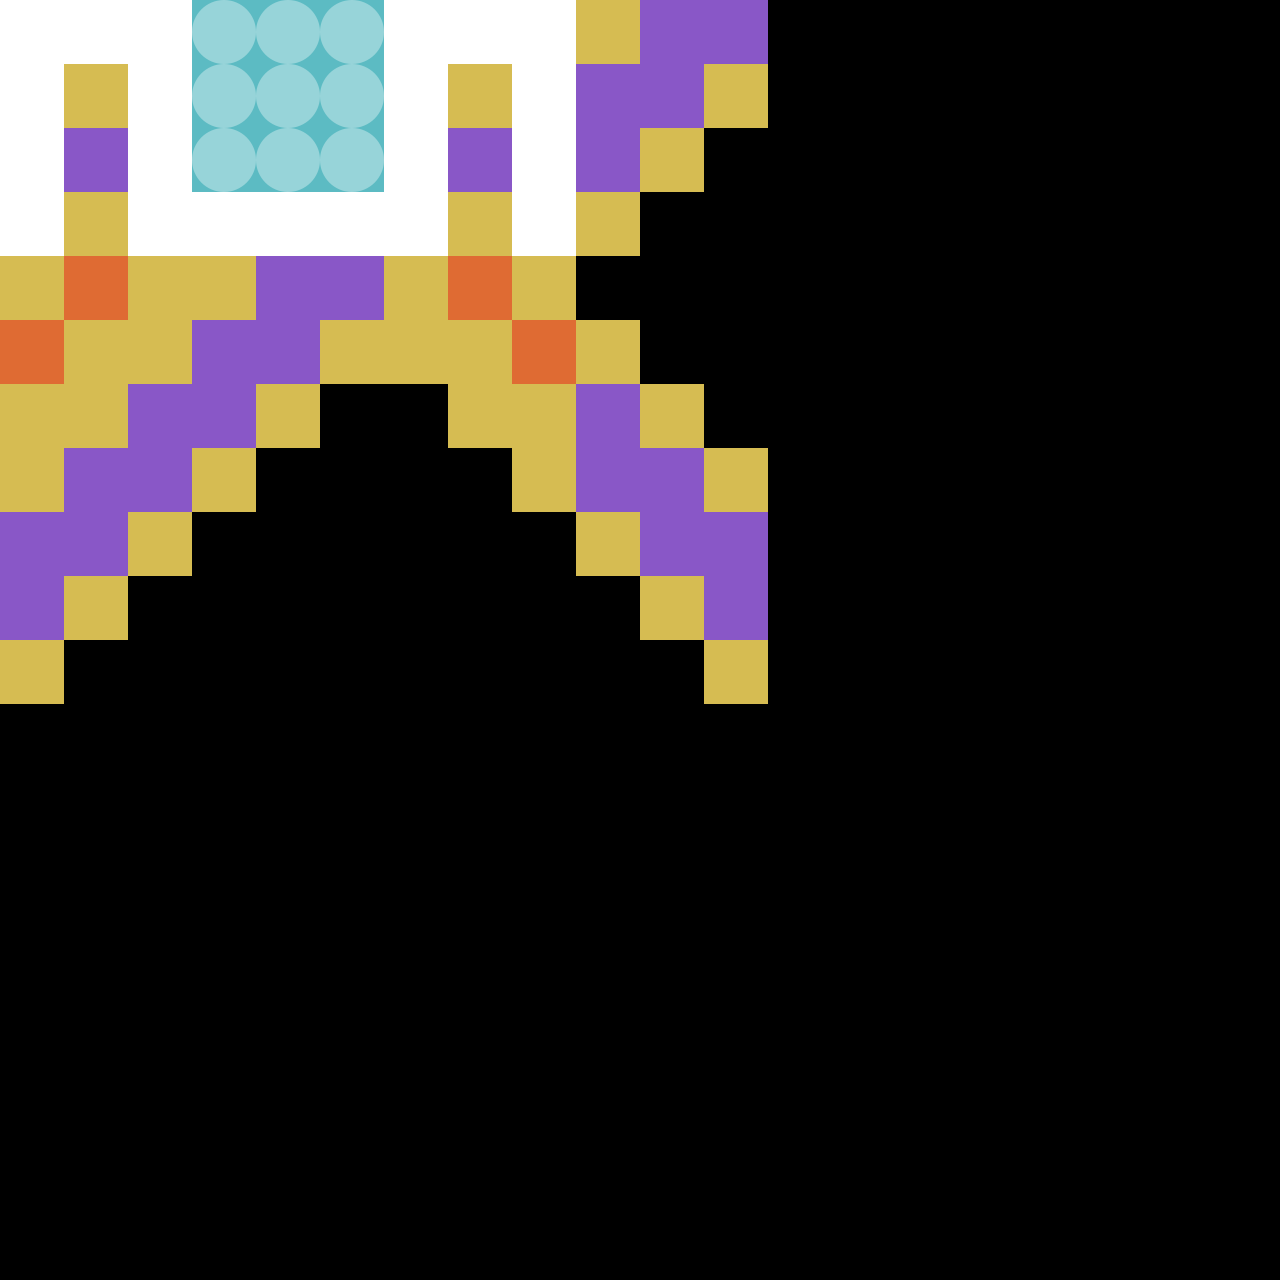

This is a level from a 2D game, rendered from its Tiled map with the project's own tilesets. A one-line summary and the complete map file follow:
An orthogonal 20x20 tile map with 64x64 px tiles, 10 tile layers (Shape1, Shape2, Shape3, Shape4, ...), 2 hidden layers not drawn, 2 tilesets.

<map version="1.8" tiledversion="1.8.1" orientation="orthogonal" renderorder="right-down" width="20" height="20" tilewidth="64" tileheight="64" infinite="0" nextlayerid="116" nextobjectid="1">
 <editorsettings>
  <export target="../../../www/data/how-to-play/shapes.json" format="json" />
 </editorsettings>
 <properties>
  <property name="coverID" type="int" value="14" />
  <property name="iconURL" value="" />
  <property name="sectionName" value="Shapes" />
 </properties>
 <tileset firstgid="1" source="../tilesets/spadersTileset.tsx" />
 <tileset firstgid="65" source="../tilesets/poke.tsx" />
 <layer id="71" name="Shape1" width="20" height="20">
  <properties>
   <property name="autoPlaceBlockers" type="int" value="2" />
   <property name="i" type="int" value="7" />
   <property name="j" type="int" value="6" />
   <property name="padding-bottom" type="int" value="2" />
   <property name="padding-left" type="int" value="1" />
   <property name="padding-right" type="int" value="1" />
   <property name="padding-top" type="int" value="0" />
   <property name="require" value="-1" />
   <property name="startI" type="int" value="0" />
   <property name="startJ" type="int" value="0" />
   <property name="tier" type="int" value="0" />
  </properties>
  <data encoding="csv">
0,1,1,1,1,1,0,0,0,0,0,0,0,0,0,0,0,0,0,0,
0,0,4,1,4,0,0,0,0,0,0,0,0,0,0,0,0,0,0,0,
0,0,4,1,4,0,0,0,0,0,0,0,0,0,0,0,0,0,0,0,
0,0,0,0,0,0,0,0,0,0,0,0,0,0,0,0,0,0,0,0,
0,0,0,0,0,0,0,0,0,0,0,0,0,0,0,0,0,0,0,0,
0,0,0,0,0,0,0,0,0,0,0,0,0,0,0,0,0,0,0,0,
0,0,0,0,0,0,0,0,0,0,0,0,0,0,0,0,0,0,0,0,
0,0,0,0,0,0,0,0,0,0,0,0,0,0,0,0,0,0,0,0,
0,0,0,0,0,0,0,0,0,0,0,0,0,0,0,0,0,0,0,0,
0,0,0,0,0,0,0,0,0,0,0,0,0,0,0,0,0,0,0,0,
0,0,0,0,0,0,0,0,0,0,0,0,0,0,0,0,0,0,0,0,
0,0,0,0,0,0,0,0,0,0,0,0,0,0,0,0,0,0,0,0,
0,0,0,0,0,0,0,0,0,0,0,0,0,0,0,0,0,0,0,0,
0,0,0,0,0,0,0,0,0,0,0,0,0,0,0,0,0,0,0,0,
0,0,0,0,0,0,0,0,0,0,0,0,0,0,0,0,0,0,0,0,
0,0,0,0,0,0,0,0,0,0,0,0,0,0,0,0,0,0,0,0,
0,0,0,0,0,0,0,0,0,0,0,0,0,0,0,0,0,0,0,0,
0,0,0,0,0,0,0,0,0,0,0,0,0,0,0,0,0,0,0,0,
0,0,0,0,0,0,0,0,0,0,0,0,0,0,0,0,0,0,0,0,
0,0,0,0,0,0,0,0,0,0,0,0,0,0,0,0,0,0,0,0
</data>
 </layer>
 <layer id="72" name="Shape2" width="20" height="20">
  <properties>
   <property name="autoPlaceBlockers" type="int" value="2" />
   <property name="i" type="int" value="5" />
   <property name="j" type="int" value="6" />
   <property name="padding-bottom" type="int" value="2" />
   <property name="padding-left" type="int" value="1" />
   <property name="padding-right" type="int" value="1" />
   <property name="padding-top" type="int" value="0" />
   <property name="require" value="0" />
   <property name="startI" type="int" value="0" />
   <property name="startJ" type="int" value="0" />
   <property name="tier" type="int" value="0" />
  </properties>
  <data encoding="csv">
0,0,1,0,0,0,0,0,0,0,0,0,0,0,0,0,0,0,0,0,
0,1,2,1,0,0,0,0,0,0,0,0,0,0,0,0,0,0,0,0,
1,2,3,2,1,0,0,0,0,0,0,0,0,0,0,0,0,0,0,0,
0,1,2,1,0,0,0,0,0,0,0,0,0,0,0,0,0,0,0,0,
0,0,1,0,0,0,0,0,0,0,0,0,0,0,0,0,0,0,0,0,
0,0,0,0,0,0,0,0,0,0,0,0,0,0,0,0,0,0,0,0,
0,0,0,0,0,0,0,0,0,0,0,0,0,0,0,0,0,0,0,0,
0,0,0,0,0,0,0,0,0,0,0,0,0,0,0,0,0,0,0,0,
0,0,0,0,0,0,0,0,0,0,0,0,0,0,0,0,0,0,0,0,
0,0,0,0,0,0,0,0,0,0,0,0,0,0,0,0,0,0,0,0,
0,0,0,0,0,0,0,0,0,0,0,0,0,0,0,0,0,0,0,0,
0,0,0,0,0,0,0,0,0,0,0,0,0,0,0,0,0,0,0,0,
0,0,0,0,0,0,0,0,0,0,0,0,0,0,0,0,0,0,0,0,
0,0,0,0,0,0,0,0,0,0,0,0,0,0,0,0,0,0,0,0,
0,0,0,0,0,0,0,0,0,0,0,0,0,0,0,0,0,0,0,0,
0,0,0,0,0,0,0,0,0,0,0,0,0,0,0,0,0,0,0,0,
0,0,0,0,0,0,0,0,0,0,0,0,0,0,0,0,0,0,0,0,
0,0,0,0,0,0,0,0,0,0,0,0,0,0,0,0,0,0,0,0,
0,0,0,0,0,0,0,0,0,0,0,0,0,0,0,0,0,0,0,0,
0,0,0,0,0,0,0,0,0,0,0,0,0,0,0,0,0,0,0,0
</data>
 </layer>
 <layer id="115" name="Copy of Shape2" width="20" height="20" visible="0">
  <properties>
   <property name="autoPlaceBlockers" type="int" value="2" />
   <property name="i" type="int" value="5" />
   <property name="j" type="int" value="6" />
   <property name="padding-bottom" type="int" value="3" />
   <property name="padding-left" type="int" value="0" />
   <property name="padding-right" type="int" value="0" />
   <property name="padding-top" type="int" value="0" />
   <property name="require" value="0" />
   <property name="startI" type="int" value="0" />
   <property name="startJ" type="int" value="0" />
   <property name="tier" type="int" value="0" />
  </properties>
  <data encoding="csv">
1,1,1,1,1,0,0,0,0,0,0,0,0,0,0,0,0,0,0,0,
0,1,2,1,1,0,0,0,0,0,0,0,0,0,0,0,0,0,0,0,
1,2,3,2,1,0,0,0,0,0,0,0,0,0,0,0,0,0,0,0,
1,1,1,1,1,0,0,0,0,0,0,0,0,0,0,0,0,0,0,0,
0,0,1,0,0,0,0,0,0,0,0,0,0,0,0,0,0,0,0,0,
0,0,0,0,0,0,0,0,0,0,0,0,0,0,0,0,0,0,0,0,
0,0,0,0,0,0,0,0,0,0,0,0,0,0,0,0,0,0,0,0,
0,0,0,0,0,0,0,0,0,0,0,0,0,0,0,0,0,0,0,0,
0,0,0,0,0,0,0,0,0,0,0,0,0,0,0,0,0,0,0,0,
0,0,0,0,0,0,0,0,0,0,0,0,0,0,0,0,0,0,0,0,
0,0,0,0,0,0,0,0,0,0,0,0,0,0,0,0,0,0,0,0,
0,0,0,0,0,0,0,0,0,0,0,0,0,0,0,0,0,0,0,0,
0,0,0,0,0,0,0,0,0,0,0,0,0,0,0,0,0,0,0,0,
0,0,0,0,0,0,0,0,0,0,0,0,0,0,0,0,0,0,0,0,
0,0,0,0,0,0,0,0,0,0,0,0,0,0,0,0,0,0,0,0,
0,0,0,0,0,0,0,0,0,0,0,0,0,0,0,0,0,0,0,0,
0,0,0,0,0,0,0,0,0,0,0,0,0,0,0,0,0,0,0,0,
0,0,0,0,0,0,0,0,0,0,0,0,0,0,0,0,0,0,0,0,
0,0,0,0,0,0,0,0,0,0,0,0,0,0,0,0,0,0,0,0,
0,0,0,0,0,0,0,0,0,0,0,0,0,0,0,0,0,0,0,0
</data>
 </layer>
 <layer id="114" name="_ADDON" width="20" height="20" visible="0">
  <properties>
   <property name="autoPlaceBlockers" type="int" value="2" />
   <property name="i" type="int" value="6" />
   <property name="j" type="int" value="9" />
   <property name="padding-bottom" type="int" value="3" />
   <property name="padding-left" type="int" value="0" />
   <property name="padding-right" type="int" value="0" />
   <property name="padding-top" type="int" value="0" />
   <property name="startI" type="int" value="0" />
   <property name="startJ" type="int" value="0" />
   <property name="tier" type="int" value="0" />
  </properties>
  <data encoding="csv">
0,0,37,36,0,0,0,0,0,0,0,0,0,0,0,0,0,0,0,0,
0,0,0,0,48,0,0,0,0,0,0,0,0,0,0,0,0,0,0,0,
0,0,0,38,0,0,0,0,0,0,0,0,0,0,0,0,0,0,0,0,
0,39,0,0,0,0,0,0,0,0,0,0,0,0,0,0,0,0,0,0,
0,0,0,0,0,0,0,0,0,0,0,0,0,0,0,0,0,0,0,0,
0,0,0,0,0,0,0,0,0,0,0,0,0,0,0,0,0,0,0,0,
0,0,0,0,0,0,0,0,0,0,0,0,0,0,0,0,0,0,0,0,
0,0,0,0,0,0,0,0,0,0,0,0,0,0,0,0,0,0,0,0,
0,0,0,0,0,0,0,0,0,0,0,0,0,0,0,0,0,0,0,0,
0,0,0,0,0,0,0,0,0,0,0,0,0,0,0,0,0,0,0,0,
0,0,0,0,0,0,0,0,0,0,0,0,0,0,0,0,0,0,0,0,
0,0,0,0,0,0,0,0,0,0,0,0,0,0,0,0,0,0,0,0,
0,0,0,0,0,0,0,0,0,0,0,0,0,0,0,0,0,0,0,0,
0,0,0,0,0,0,0,0,0,0,0,0,0,0,0,0,0,0,0,0,
0,0,0,0,0,0,0,0,0,0,0,0,0,0,0,0,0,0,0,0,
0,0,0,0,0,0,0,0,0,0,0,0,0,0,0,0,0,0,0,0,
0,0,0,0,0,0,0,0,0,0,0,0,0,0,0,0,0,0,0,0,
0,0,0,0,0,0,0,0,0,0,0,0,0,0,0,0,0,0,0,0,
0,0,0,0,0,0,0,0,0,0,0,0,0,0,0,0,0,0,0,0,
0,0,0,0,0,0,0,0,0,0,0,0,0,0,0,0,0,0,0,0
</data>
 </layer>
 <layer id="73" name="Shape3" width="20" height="20">
  <properties>
   <property name="autoPlaceBlockers" type="int" value="2" />
   <property name="i" type="int" value="5" />
   <property name="j" type="int" value="6" />
   <property name="padding-bottom" type="int" value="2" />
   <property name="padding-left" type="int" value="1" />
   <property name="padding-right" type="int" value="1" />
   <property name="padding-top" type="int" value="0" />
   <property name="require" value="1" />
   <property name="startI" type="int" value="0" />
   <property name="startJ" type="int" value="0" />
   <property name="tier" type="int" value="0" />
  </properties>
  <data encoding="csv">
5,5,5,5,5,0,0,0,0,0,0,0,0,0,0,0,0,0,0,0,
0,4,5,4,0,0,0,0,0,0,0,0,0,0,0,0,0,0,0,0,
6,4,0,4,6,0,0,0,0,0,0,0,0,0,0,0,0,0,0,0,
0,4,0,4,0,0,0,0,0,0,0,0,0,0,0,0,0,0,0,0,
0,0,0,0,0,0,0,0,0,0,0,0,0,0,0,0,0,0,0,0,
0,0,0,0,0,0,0,0,0,0,0,0,0,0,0,0,0,0,0,0,
0,0,0,0,0,0,0,0,0,0,0,0,0,0,0,0,0,0,0,0,
0,0,0,0,0,0,0,0,0,0,0,0,0,0,0,0,0,0,0,0,
0,0,0,0,0,0,0,0,0,0,0,0,0,0,0,0,0,0,0,0,
0,0,0,0,0,0,0,0,0,0,0,0,0,0,0,0,0,0,0,0,
0,0,0,0,0,0,0,0,0,0,0,0,0,0,0,0,0,0,0,0,
0,0,0,0,0,0,0,0,0,0,0,0,0,0,0,0,0,0,0,0,
0,0,0,0,0,0,0,0,0,0,0,0,0,0,0,0,0,0,0,0,
0,0,0,0,0,0,0,0,0,0,0,0,0,0,0,0,0,0,0,0,
0,0,0,0,0,0,0,0,0,0,0,0,0,0,0,0,0,0,0,0,
0,0,0,0,0,0,0,0,0,0,0,0,0,0,0,0,0,0,0,0,
0,0,0,0,0,0,0,0,0,0,0,0,0,0,0,0,0,0,0,0,
0,0,0,0,0,0,0,0,0,0,0,0,0,0,0,0,0,0,0,0,
0,0,0,0,0,0,0,0,0,0,0,0,0,0,0,0,0,0,0,0,
0,0,0,0,0,0,0,0,0,0,0,0,0,0,0,0,0,0,0,0
</data>
 </layer>
 <layer id="74" name="Shape4" width="20" height="20">
  <properties>
   <property name="autoPlaceBlockers" type="int" value="2" />
   <property name="i" type="int" value="5" />
   <property name="j" type="int" value="6" />
   <property name="padding-bottom" type="int" value="2" />
   <property name="padding-left" type="int" value="1" />
   <property name="padding-right" type="int" value="1" />
   <property name="padding-top" type="int" value="0" />
   <property name="require" value="1" />
   <property name="startI" type="int" value="0" />
   <property name="startJ" type="int" value="0" />
   <property name="tier" type="int" value="0" />
  </properties>
  <data encoding="csv">
0,0,3,0,0,0,0,0,0,0,0,0,0,0,0,0,0,0,0,0,
0,4,3,4,0,0,0,0,0,0,0,0,0,0,0,0,0,0,0,0,
0,4,10,4,0,0,0,0,0,0,0,0,0,0,0,0,0,0,0,0,
4,4,3,4,4,0,0,0,0,0,0,0,0,0,0,0,0,0,0,0,
4,0,3,0,4,0,0,0,0,0,0,0,0,0,0,0,0,0,0,0,
4,0,0,0,4,0,0,0,0,0,0,0,0,0,0,0,0,0,0,0,
0,0,0,0,0,0,0,0,0,0,0,0,0,0,0,0,0,0,0,0,
0,0,0,0,0,0,0,0,0,0,0,0,0,0,0,0,0,0,0,0,
0,0,0,0,0,0,0,0,0,0,0,0,0,0,0,0,0,0,0,0,
0,0,0,0,0,0,0,0,0,0,0,0,0,0,0,0,0,0,0,0,
0,0,0,0,0,0,0,0,0,0,0,0,0,0,0,0,0,0,0,0,
0,0,0,0,0,0,0,0,0,0,0,0,0,0,0,0,0,0,0,0,
0,0,0,0,0,0,0,0,0,0,0,0,0,0,0,0,0,0,0,0,
0,0,0,0,0,0,0,0,0,0,0,0,0,0,0,0,0,0,0,0,
0,0,0,0,0,0,0,0,0,0,0,0,0,0,0,0,0,0,0,0,
0,0,0,0,0,0,0,0,0,0,0,0,0,0,0,0,0,0,0,0,
0,0,0,0,0,0,0,0,0,0,0,0,0,0,0,0,0,0,0,0,
0,0,0,0,0,0,0,0,0,0,0,0,0,0,0,0,0,0,0,0,
0,0,0,0,0,0,0,0,0,0,0,0,0,0,0,0,0,0,0,0,
0,0,0,0,0,0,0,0,0,0,0,0,0,0,0,0,0,0,0,0
</data>
 </layer>
 <layer id="78" name="Shape5" width="20" height="20">
  <properties>
   <property name="autoPlaceBlockers" type="int" value="2" />
   <property name="i" type="int" value="7" />
   <property name="j" type="int" value="6" />
   <property name="padding-bottom" type="int" value="2" />
   <property name="padding-left" type="int" value="1" />
   <property name="padding-right" type="int" value="1" />
   <property name="padding-top" type="int" value="0" />
   <property name="require" value="3" />
   <property name="startI" type="int" value="0" />
   <property name="startJ" type="int" value="0" />
   <property name="tier" type="int" value="0" />
  </properties>
  <data encoding="csv">
6,6,6,9,6,6,6,0,0,0,0,0,0,0,0,0,0,0,0,0,
0,6,6,0,6,6,0,0,0,0,0,0,0,0,0,0,0,0,0,0,
0,6,10,0,10,6,0,0,0,0,0,0,0,0,0,0,0,0,0,0,
0,6,2,0,2,6,0,0,0,0,0,0,0,0,0,0,0,0,0,0,
0,0,2,2,2,0,0,0,0,0,0,0,0,0,0,0,0,0,0,0,
0,0,0,0,0,0,0,0,0,0,0,0,0,0,0,0,0,0,0,0,
0,0,0,0,0,0,0,0,0,0,0,0,0,0,0,0,0,0,0,0,
0,0,0,0,0,0,0,0,0,0,0,0,0,0,0,0,0,0,0,0,
0,0,0,0,0,0,0,0,0,0,0,0,0,0,0,0,0,0,0,0,
0,0,0,0,0,0,0,0,0,0,0,0,0,0,0,0,0,0,0,0,
0,0,0,0,0,0,0,0,0,0,0,0,0,0,0,0,0,0,0,0,
0,0,0,0,0,0,0,0,0,0,0,0,0,0,0,0,0,0,0,0,
0,0,0,0,0,0,0,0,0,0,0,0,0,0,0,0,0,0,0,0,
0,0,0,0,0,0,0,0,0,0,0,0,0,0,0,0,0,0,0,0,
0,0,0,0,0,0,0,0,0,0,0,0,0,0,0,0,0,0,0,0,
0,0,0,0,0,0,0,0,0,0,0,0,0,0,0,0,0,0,0,0,
0,0,0,0,0,0,0,0,0,0,0,0,0,0,0,0,0,0,0,0,
0,0,0,0,0,0,0,0,0,0,0,0,0,0,0,0,0,0,0,0,
0,0,0,0,0,0,0,0,0,0,0,0,0,0,0,0,0,0,0,0,
0,0,0,0,0,0,0,0,0,0,0,0,0,0,0,0,0,0,0,0
</data>
 </layer>
 <layer id="77" name="Shape6" width="20" height="20">
  <properties>
   <property name="autoPlaceBlockers" type="int" value="2" />
   <property name="i" type="int" value="6" />
   <property name="j" type="int" value="9" />
   <property name="padding-bottom" type="int" value="2" />
   <property name="padding-left" type="int" value="1" />
   <property name="padding-right" type="int" value="1" />
   <property name="padding-top" type="int" value="0" />
   <property name="require" value="2" />
   <property name="startI" type="int" value="0" />
   <property name="startJ" type="int" value="0" />
   <property name="tier" type="int" value="0" />
  </properties>
  <data encoding="csv">
0,0,0,0,0,0,0,0,0,0,0,0,0,0,0,0,0,0,0,0,
0,10,10,10,10,0,0,0,0,0,0,0,0,0,0,0,0,0,0,0,
10,10,2,2,10,10,0,0,0,0,0,0,0,0,0,0,0,0,0,0,
10,2,2,9,2,10,0,0,0,0,0,0,0,0,0,0,0,0,0,0,
10,2,2,2,2,10,0,0,0,0,0,0,0,0,0,0,0,0,0,0,
10,10,2,2,10,10,0,0,0,0,0,0,0,0,0,0,0,0,0,0,
0,10,10,10,10,0,0,0,0,0,0,0,0,0,0,0,0,0,0,0,
0,0,0,0,0,0,0,0,0,0,0,0,0,0,0,0,0,0,0,0,
0,0,0,0,0,0,0,0,0,0,0,0,0,0,0,0,0,0,0,0,
0,0,0,0,0,0,0,0,0,0,0,0,0,0,0,0,0,0,0,0,
0,0,0,0,0,0,0,0,0,0,0,0,0,0,0,0,0,0,0,0,
0,0,0,0,0,0,0,0,0,0,0,0,0,0,0,0,0,0,0,0,
0,0,0,0,0,0,0,0,0,0,0,0,0,0,0,0,0,0,0,0,
0,0,0,0,0,0,0,0,0,0,0,0,0,0,0,0,0,0,0,0,
0,0,0,0,0,0,0,0,0,0,0,0,0,0,0,0,0,0,0,0,
0,0,0,0,0,0,0,0,0,0,0,0,0,0,0,0,0,0,0,0,
0,0,0,0,0,0,0,0,0,0,0,0,0,0,0,0,0,0,0,0,
0,0,0,0,0,0,0,0,0,0,0,0,0,0,0,0,0,0,0,0,
0,0,0,0,0,0,0,0,0,0,0,0,0,0,0,0,0,0,0,0,
0,0,0,0,0,0,0,0,0,0,0,0,0,0,0,0,0,0,0,0
</data>
 </layer>
 <layer id="97" name="Shape7" width="20" height="20">
  <properties>
   <property name="autoPlaceBlockers" type="int" value="2" />
   <property name="i" type="int" value="6" />
   <property name="j" type="int" value="9" />
   <property name="padding-bottom" type="int" value="2" />
   <property name="padding-left" type="int" value="0" />
   <property name="padding-right" type="int" value="0" />
   <property name="padding-top" type="int" value="0" />
   <property name="require" value="5" />
   <property name="scale" type="int" value="2" />
   <property name="startI" type="int" value="0" />
   <property name="startJ" type="int" value="0" />
   <property name="tier" type="int" value="0" />
  </properties>
  <data encoding="csv">
8,8,3,1,1,1,1,1,1,3,8,8,0,0,0,0,0,0,0,0,
3,8,8,3,1,1,1,1,3,8,8,3,0,0,0,0,0,0,0,0,
0,3,8,8,3,1,1,3,8,8,3,0,0,0,0,0,0,0,0,0,
0,0,3,8,8,3,3,8,8,3,0,0,0,0,0,0,0,0,0,0,
0,0,0,3,8,8,8,8,3,0,0,0,0,0,0,0,0,0,0,0,
0,0,3,8,8,3,3,8,8,3,0,0,0,0,0,0,0,0,0,0,
0,3,8,8,3,0,0,3,8,8,3,0,0,0,0,0,0,0,0,0,
3,8,8,3,0,0,0,0,3,8,8,3,0,0,0,0,0,0,0,0,
8,8,3,0,0,0,0,0,0,3,8,8,0,0,0,0,0,0,0,0,
8,3,0,0,0,0,0,0,0,0,3,8,0,0,0,0,0,0,0,0,
3,0,0,0,0,0,0,0,0,0,0,3,0,0,0,0,0,0,0,0,
0,0,0,0,0,0,0,0,0,0,0,0,0,0,0,0,0,0,0,0,
0,0,0,0,0,0,0,0,0,0,0,0,0,0,0,0,0,0,0,0,
0,0,0,0,0,0,0,0,0,0,0,0,0,0,0,0,0,0,0,0,
0,0,0,0,0,0,0,0,0,0,0,0,0,0,0,0,0,0,0,0,
0,0,0,0,0,0,0,0,0,0,0,0,0,0,0,0,0,0,0,0,
0,0,0,0,0,0,0,0,0,0,0,0,0,0,0,0,0,0,0,0,
0,0,0,0,0,0,0,0,0,0,0,0,0,0,0,0,0,0,0,0,
0,0,0,0,0,0,0,0,0,0,0,0,0,0,0,0,0,0,0,0,
0,0,0,0,0,0,0,0,0,0,0,0,0,0,0,0,0,0,0,0
</data>
 </layer>
 <layer id="90" name="Shape8" width="20" height="20">
  <properties>
   <property name="autoPlaceBlockers" type="int" value="2" />
   <property name="i" type="int" value="6" />
   <property name="j" type="int" value="9" />
   <property name="padding-bottom" type="int" value="2" />
   <property name="padding-left" type="int" value="0" />
   <property name="padding-right" type="int" value="0" />
   <property name="padding-top" type="int" value="0" />
   <property name="require" value="4" />
   <property name="startI" type="int" value="0" />
   <property name="startJ" type="int" value="0" />
   <property name="tier" type="int" value="0" />
  </properties>
  <data encoding="csv">
3,4,3,8,3,8,3,4,3,0,0,0,0,0,0,0,0,0,0,0,
4,3,8,3,7,3,8,3,4,0,0,0,0,0,0,0,0,0,0,0,
3,8,3,7,3,7,3,8,3,0,0,0,0,0,0,0,0,0,0,0,
8,3,7,3,0,3,7,3,8,0,0,0,0,0,0,0,0,0,0,0,
3,7,3,0,0,0,3,7,3,0,0,0,0,0,0,0,0,0,0,0,
7,3,0,0,0,0,0,3,7,0,0,0,0,0,0,0,0,0,0,0,
3,0,0,0,0,0,0,0,3,0,0,0,0,0,0,0,0,0,0,0,
0,0,0,0,0,0,0,0,0,0,0,0,0,0,0,0,0,0,0,0,
0,0,0,0,0,0,0,0,0,0,0,0,0,0,0,0,0,0,0,0,
0,0,0,0,0,0,0,0,0,0,0,0,0,0,0,0,0,0,0,0,
0,0,0,0,0,0,0,0,0,0,0,0,0,0,0,0,0,0,0,0,
0,0,0,0,0,0,0,0,0,0,0,0,0,0,0,0,0,0,0,0,
0,0,0,0,0,0,0,0,0,0,0,0,0,0,0,0,0,0,0,0,
0,0,0,0,0,0,0,0,0,0,0,0,0,0,0,0,0,0,0,0,
0,0,0,0,0,0,0,0,0,0,0,0,0,0,0,0,0,0,0,0,
0,0,0,0,0,0,0,0,0,0,0,0,0,0,0,0,0,0,0,0,
0,0,0,0,0,0,0,0,0,0,0,0,0,0,0,0,0,0,0,0,
0,0,0,0,0,0,0,0,0,0,0,0,0,0,0,0,0,0,0,0,
0,0,0,0,0,0,0,0,0,0,0,0,0,0,0,0,0,0,0,0,
0,0,0,0,0,0,0,0,0,0,0,0,0,0,0,0,0,0,0,0
</data>
 </layer>
 <layer id="91" name="Shape9" width="20" height="20">
  <properties>
   <property name="autoPlaceBlockers" type="int" value="2" />
   <property name="i" type="int" value="6" />
   <property name="isFinal" type="bool" value="true" />
   <property name="j" type="int" value="9" />
   <property name="padding-bottom" type="int" value="2" />
   <property name="padding-left" type="int" value="0" />
   <property name="padding-right" type="int" value="0" />
   <property name="padding-top" type="int" value="0" />
   <property name="require" value="6,7" />
   <property name="startI" type="int" value="0" />
   <property name="startJ" type="int" value="0" />
   <property name="tier" type="int" value="0" />
  </properties>
  <data encoding="csv">
9,9,9,1,1,1,9,9,9,0,0,0,0,0,0,0,0,0,0,0,
9,0,9,1,1,1,9,0,9,0,0,0,0,0,0,0,0,0,0,0,
9,0,9,1,1,1,9,0,9,0,0,0,0,0,0,0,0,0,0,0,
9,0,9,9,9,9,9,0,9,0,0,0,0,0,0,0,0,0,0,0,
0,0,0,0,0,0,0,0,0,0,0,0,0,0,0,0,0,0,0,0,
0,0,0,0,0,0,0,0,0,0,0,0,0,0,0,0,0,0,0,0,
0,0,0,0,0,0,0,0,0,0,0,0,0,0,0,0,0,0,0,0,
0,0,0,0,0,0,0,0,0,0,0,0,0,0,0,0,0,0,0,0,
0,0,0,0,0,0,0,0,0,0,0,0,0,0,0,0,0,0,0,0,
0,0,0,0,0,0,0,0,0,0,0,0,0,0,0,0,0,0,0,0,
0,0,0,0,0,0,0,0,0,0,0,0,0,0,0,0,0,0,0,0,
0,0,0,0,0,0,0,0,0,0,0,0,0,0,0,0,0,0,0,0,
0,0,0,0,0,0,0,0,0,0,0,0,0,0,0,0,0,0,0,0,
0,0,0,0,0,0,0,0,0,0,0,0,0,0,0,0,0,0,0,0,
0,0,0,0,0,0,0,0,0,0,0,0,0,0,0,0,0,0,0,0,
0,0,0,0,0,0,0,0,0,0,0,0,0,0,0,0,0,0,0,0,
0,0,0,0,0,0,0,0,0,0,0,0,0,0,0,0,0,0,0,0,
0,0,0,0,0,0,0,0,0,0,0,0,0,0,0,0,0,0,0,0,
0,0,0,0,0,0,0,0,0,0,0,0,0,0,0,0,0,0,0,0,
0,0,0,0,0,0,0,0,0,0,0,0,0,0,0,0,0,0,0,0
</data>
 </layer>
 <layer id="96" name="_ADDON" width="20" height="20">
  <properties>
   <property name="autoPlaceBlockers" type="int" value="2" />
   <property name="i" type="int" value="6" />
   <property name="j" type="int" value="9" />
   <property name="padding-bottom" type="int" value="2" />
   <property name="padding-left" type="int" value="0" />
   <property name="padding-right" type="int" value="0" />
   <property name="padding-top" type="int" value="0" />
   <property name="startI" type="int" value="0" />
   <property name="startJ" type="int" value="0" />
   <property name="tier" type="int" value="0" />
  </properties>
  <data encoding="csv">
0,0,0,33,33,33,0,0,0,0,0,0,0,0,0,0,0,0,0,0,
0,0,0,33,33,33,0,0,0,0,0,0,0,0,0,0,0,0,0,0,
0,0,0,33,33,33,0,0,0,0,0,0,0,0,0,0,0,0,0,0,
0,0,0,0,0,0,0,0,0,0,0,0,0,0,0,0,0,0,0,0,
0,0,0,0,0,0,0,0,0,0,0,0,0,0,0,0,0,0,0,0,
0,0,0,0,0,0,0,0,0,0,0,0,0,0,0,0,0,0,0,0,
0,0,0,0,0,0,0,0,0,0,0,0,0,0,0,0,0,0,0,0,
0,0,0,0,0,0,0,0,0,0,0,0,0,0,0,0,0,0,0,0,
0,0,0,0,0,0,0,0,0,0,0,0,0,0,0,0,0,0,0,0,
0,0,0,0,0,0,0,0,0,0,0,0,0,0,0,0,0,0,0,0,
0,0,0,0,0,0,0,0,0,0,0,0,0,0,0,0,0,0,0,0,
0,0,0,0,0,0,0,0,0,0,0,0,0,0,0,0,0,0,0,0,
0,0,0,0,0,0,0,0,0,0,0,0,0,0,0,0,0,0,0,0,
0,0,0,0,0,0,0,0,0,0,0,0,0,0,0,0,0,0,0,0,
0,0,0,0,0,0,0,0,0,0,0,0,0,0,0,0,0,0,0,0,
0,0,0,0,0,0,0,0,0,0,0,0,0,0,0,0,0,0,0,0,
0,0,0,0,0,0,0,0,0,0,0,0,0,0,0,0,0,0,0,0,
0,0,0,0,0,0,0,0,0,0,0,0,0,0,0,0,0,0,0,0,
0,0,0,0,0,0,0,0,0,0,0,0,0,0,0,0,0,0,0,0,
0,0,0,0,0,0,0,0,0,0,0,0,0,0,0,0,0,0,0,0
</data>
 </layer>
</map>
